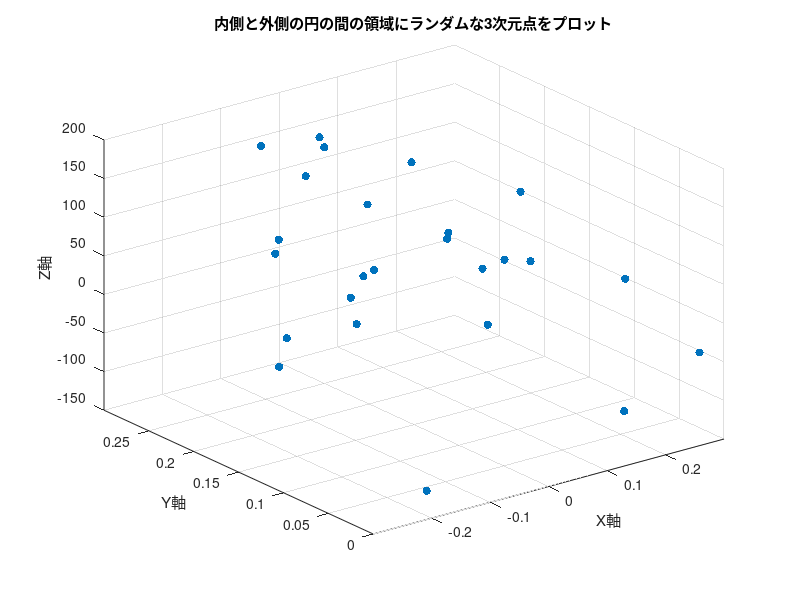

The MATLAB source for this figure:
% パラメータの設定
r_inner = 0.1; % 内側の円の半径
r_outer = 0.3; % 外側の円の半径
N = 50; % 生成する点の数

% 極座標でランダムな点を生成
theta = 2 * pi * rand(N, 1); % ランダムな角度
r = sqrt((r_outer^2 - r_inner^2) * rand(N, 1) + r_inner^2); % 均一分布を保証するランダムな半径

% デカルト座標に変換
x = r .* cos(theta);
y = r .* sin(theta);

% y > 0 の条件を満たす点のみを選択
idx = y > 0;
x = x(idx);
y = y(idx);
z = -180 + 360 * rand(sum(idx), 1);

% 3次元プロット
figure;
scatter3(x, y, z, 'filled');
xlabel('X軸');
ylabel('Y軸');
zlabel('Z軸');
title('内側と外側の円の間の領域にランダムな3次元点をプロット');
grid on;
xlim([-r_outer, r_outer]); % x軸の範囲を設定
ylim([0, r_outer]); % y軸の範囲を設定
